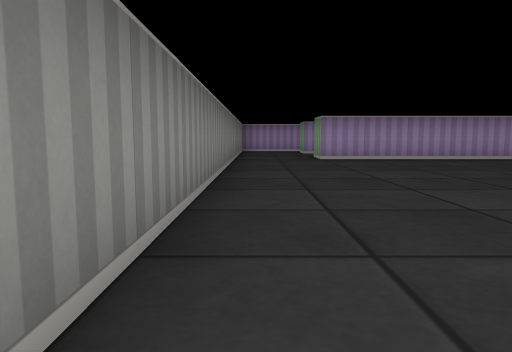
View 1 (above)

18 first-person views from a walk through a cub3D maze. The camera is about half as high as the walls, tilts 6° down and sees 70° across. The floor is counted in squares. Each view is taken from the middle of a square. On the plan, view 1 faces up. The plan holds only what a view shows up to about 9 squares ahead; the rest is blank.

View 2
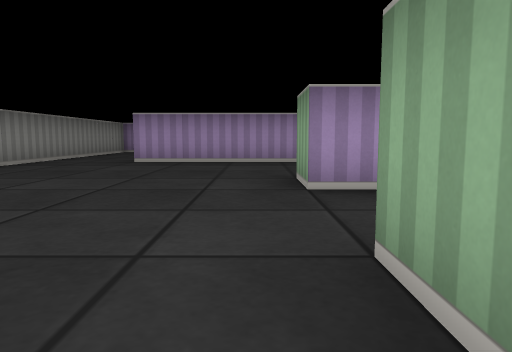

View 3
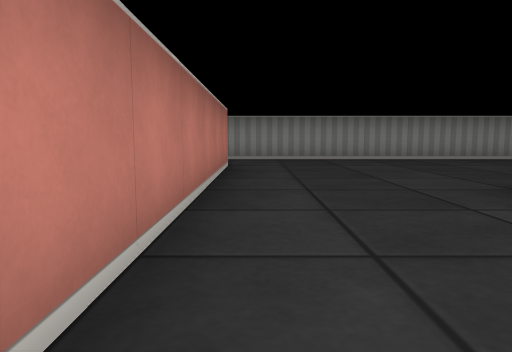

View 4
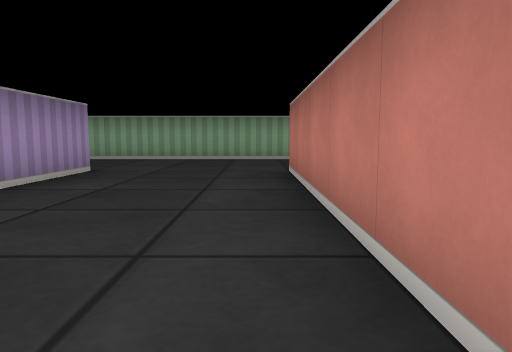

View 5
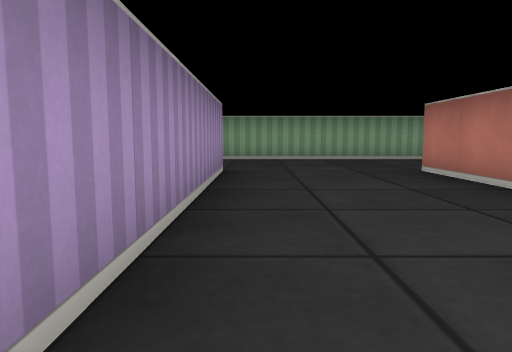

View 6
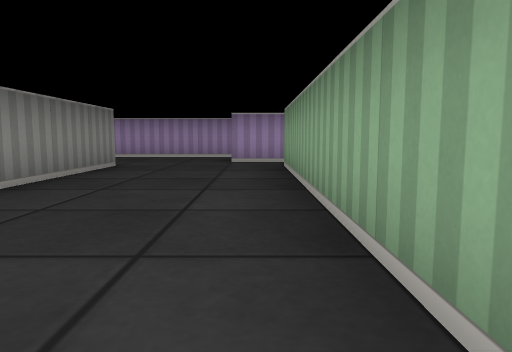

View 7
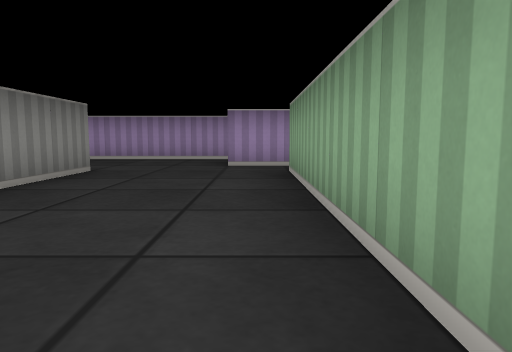

View 8
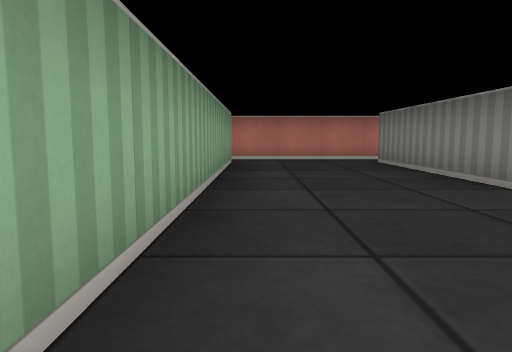

View 9
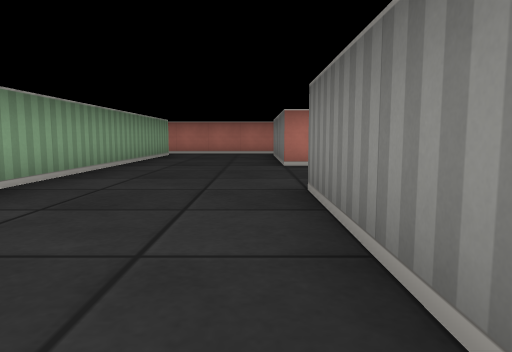

View 10
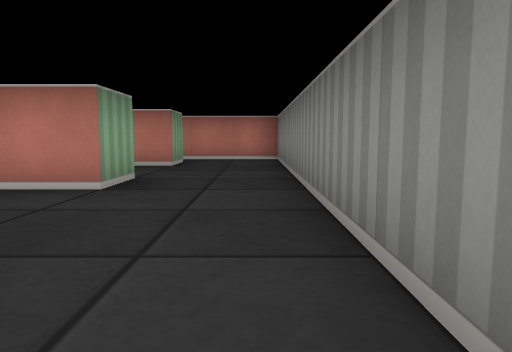

View 11
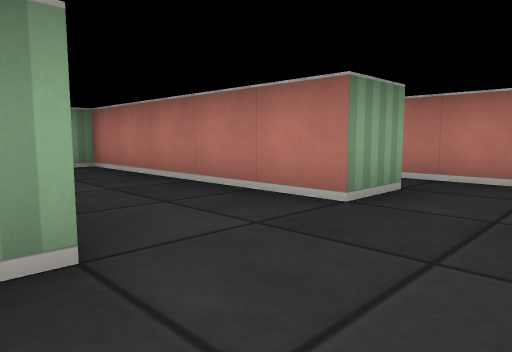

View 12
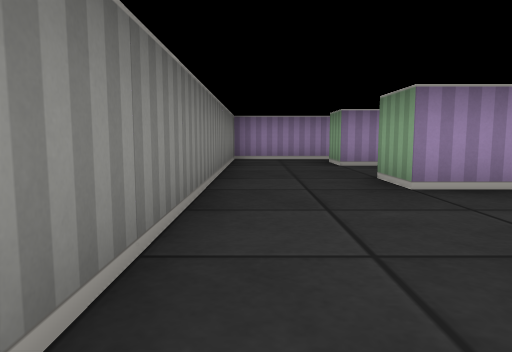

View 13
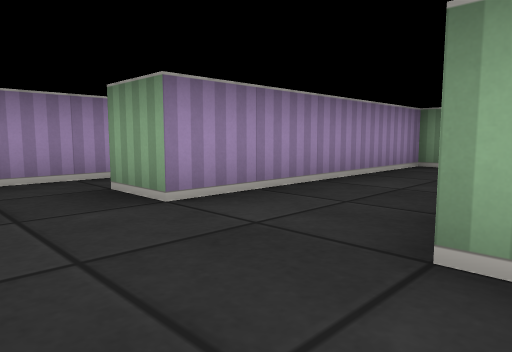

View 14
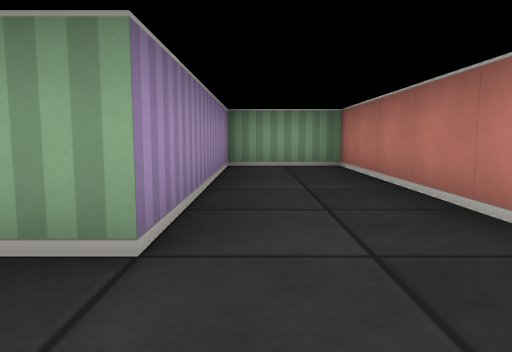

View 15
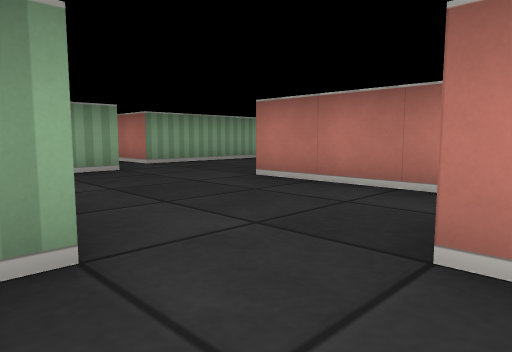

View 16
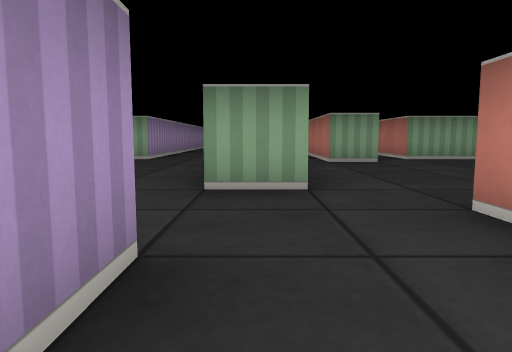

View 17
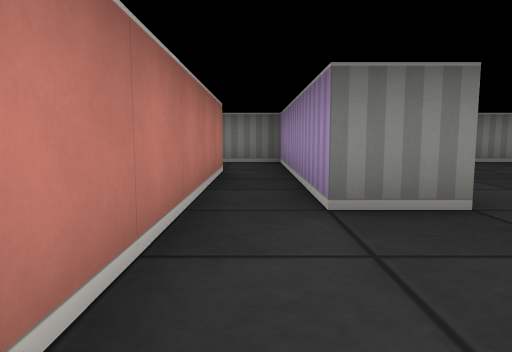

View 18
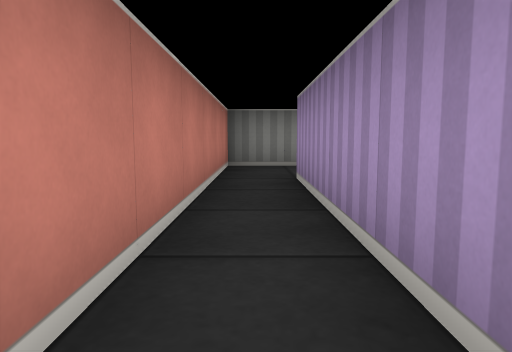

### Floor plan
Points are (right, up) in squares from view 1. A wall is a line through its corners. A room is listed if a view was taken in it or the views show most of it. See-through windows are left out.
Room 1 (views 1, 2, 3, 4, 5, 6, 7, 8, 9, 10, 12, 13, 15, 17, 18)
walls: (5.2, 4.5) (4.5, 4.5) (4.5, 5.5); (5.5, 5.5) (7.5, 5.5); (4.5, 1.6) (4.5, 2.5); (7.5, 4.4) (7.5, 1.5) (5.5, 1.5); (7.5, 8.5) (1.5, 8.5) (1.5, 9.5); (1.5, -1.5) (7.5, -1.5) (7.5, -5.5); (-0.5, 9.5) (-0.5, -1.5); (1.5, 11.5) (1.5, 12.5) (7.5, 12.5) (7.5, 9.5); (5.4, -5.5) (1.5, -5.5); (4, 14.5) (4.5, 14.5) (4.5, 13.5) (-0.5, 13.5) (-0.5, 11.5); (7.1, -6.5) (10.6, -6.5); (-0.5, -5.5) (-0.5, -6.5) (5.4, -6.5); (10.5, -5.5) (10.5, 12.5); (10.6, 13.5) (9.5, 13.5) (9.5, 14.5); (5.5, 15.4) (5.5, 16.5); (9.4, 15.5) (6.1, 15.5); (3.5, 16.5) (2.6, 16.5)
ways out: opening at (0.5, -5) to room 2; opening at (0.5, -2) to room 2; opening at (0.5, 9) to room 3; opening at (0.5, 12) to room 3; opening at (3, 15.5) to room 4; opening at (4.5, 17); opening at (9, 15); opening at (11, 13)
Room 2 (view 11)
walls: (1.5, -2.6) (1.5, -1.5); (1.5, -5.5) (1.5, -4.5) (6.5, -4.5) (6.5, -4.1); (-0.5, -1.5) (-0.5, -5.5)
ways out: opening at (0.5, -5) to room 1; opening at (0.5, -2) to room 1
Room 3 (view 14)
walls: (2, 9.5) (6.5, 9.5) (6.5, 11.5) (1.5, 11.5); (-0.5, 11.5) (-0.5, 9.5)
ways out: opening at (0.5, 9) to room 1; opening at (0.5, 12) to room 1
Room 4 (view 16)
walls: (-0.5, 18.2) (-0.5, 17.5)
ways out: opening at (3, 15.5) to room 1

Positions as (right, up) in squares from view 1, and headings:
1: (0, 0), facing up
2: (4, 1), facing up
3: (8, -1), facing left
4: (2, -1), facing right
5: (2, 8), facing right
6: (10, 6), facing up
7: (10, 7), facing up
8: (10, 2), facing down
9: (8, 5), facing down
10: (0, 2), facing down
11: (0, -2), facing down-right
12: (0, 5), facing up
13: (0, 9), facing up-right
14: (0, 11), facing right
15: (4, 16), facing down-right
16: (2, 16), facing right
17: (7, 13), facing left
18: (6, -6), facing left
